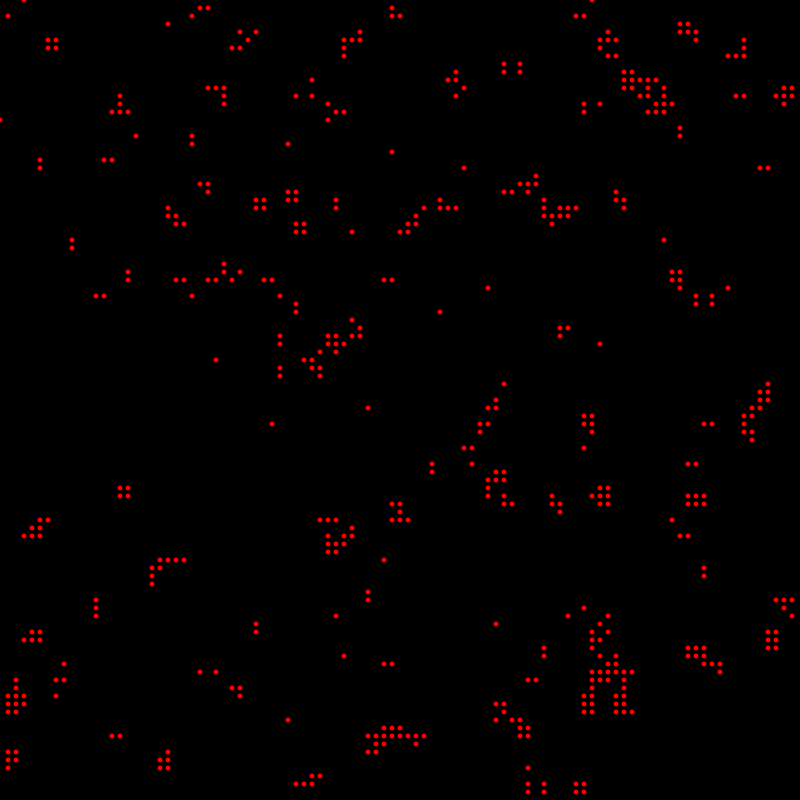
Frame 1 (no input)
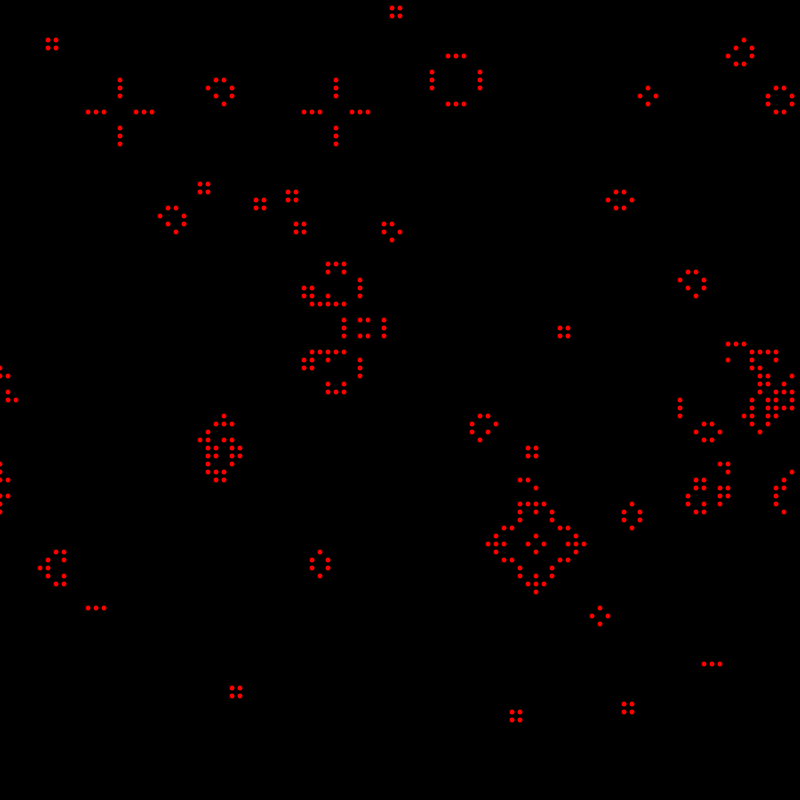
Frame 60 (the mouse pressed at the canvas centre just before this capture)
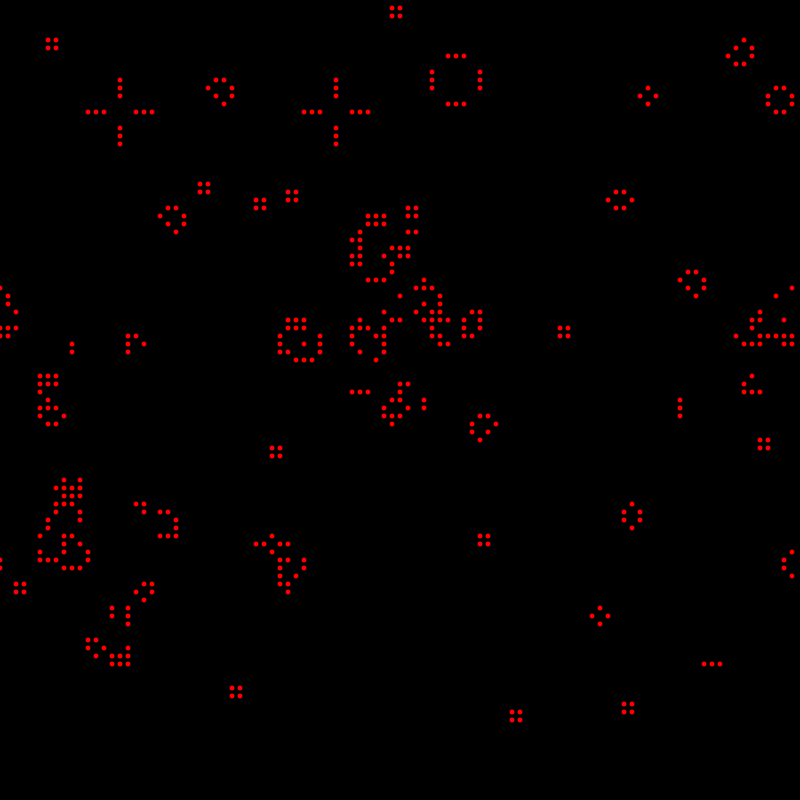
Frame 120 (the mouse held since frame 60 and released just before this capture)

The Processing sketch that drew these frames (run headless with seeded random() and noise(); from frame 60 on, the mouse is pressed at the canvas centre):

// Processing sketch: A_conway_luke
// ── A_conway_luke.pde
// CONWAY'S GAME OF LIFE
// http://en.wikipedia.org/wiki/Conway's_Game_of_Life
//
// this processing sketch implements John Conway's Game of Life simulation
// as an image-processing system... it looks at pixels in a processing PImage
// and treats them as cells in a version of Conway's simulation.
//
// your tasks:
// (1) make this thing look more interesting... 
// hint: you don't have to display the image directly to the screen.
// another hint: the double for() loop can be used to draw other things (shapes, text, etc.)
// as a proxy for the pixels in the simulation.
// (2) the RULES in the draw() loop determine how the simulation decides to keep a pixel
// alive or generate a new one from a dead pixel.  this rule set is sometimes referred to as
// B3/S23 (a pixel is "Born" with 3 neighbors and "Stays Alive" with 2 or 3 neighbors.
// tweak these rules and see if you can find other interesting (or self-sustaining) systems.
//


PImage c[] = new PImage[2]; // input image

int[] livemask = {0, 0, 1, 1, 0, 0, 0, 0, 0};
int[] deathmask = {0, 0, 0, 1, 0, 0, 0, 0, 0};

int w, h; // width and height

int i, j; // counter variables

int center; // is the pixel alive or dead?
int sum; // how many neighbors are alive?

int which = 0; // which image are we working on

// 9 pixels for the neighborhood (p4 is center):
//  p0  p1  p2
//  p3 *p4* p5
//  p6  p7  p8
color p0, p1, p2, p3, p4, p5, p6, p7, p8; 

void setup()
{
  size(800, 800); // make the screen square
  rectMode(CENTER);
  noStroke();
  fill(255, 0, 0);

  // create two blank images to work with for the game
  c[0] = createImage(width/8, height/8, RGB);
  c[1] = createImage(width/8, height/8, RGB);
  w = c[0].width; // width
  h = c[0].height; // height

    // fill our first image with random stuff:
  fillRandom();
}

void draw()
{
  background(0);

  c[which].loadPixels(); // load up the pixels array for input

  // step 1 - add pixels where mouse is
  if (mousePressed)
  {
    int mx = constrain(int(mouseX*(w/float(width))), 0, width-1);
    int my = constrain(int(mouseY*(h/float(height))), 0, height-1);
    c[which].pixels[my*w + mx] = color(255, 255, 255);
  }

  // step 2 - get the values for the "neighborhood" around each pixel
  for (i=0; i<h; i++) // these pixels are the rows
  {
    for (j=0; j<w; j++) // thise pixels are the columns
    {

      // top row
      p0 = c[which].pixels[((i-1+h)%h)*w + (j-1+w)%w]; // left pixel
      p1 = c[which].pixels[((i-1+h)%h)*w + j]; // center pixel
      p2 = c[which].pixels[((i-1+h)%h)*w + (j+1+w)%w]; // left pixel

      // center row
      p3 = c[which].pixels[i*w + (j-1+w)%w]; // left pixel
      p4 = c[which].pixels[i*w + j]; // center pixel
      p5 = c[which].pixels[i*w + (j+1+w)%w]; // left pixel

      // bottom row
      p6 = c[which].pixels[((i+1+h)%h)*w + (j-1+w)%w]; // left pixel
      p7 = c[which].pixels[((i+1+h)%h)*w + j]; // center pixel
      p8 = c[which].pixels[((i+1+h)%h)*w + (j+1+w)%w]; // left pixel

      // compute the sum: use the green channel for simplicity
      sum = 0; // start blank
      sum+= int(green(p0)>128.) + int(green(p1)>128.) + int(green(p2)>128.); // top neighbors
      sum+= int(green(p3)>128.) + int(green(p5)>128.); // left and right neighbors
      sum+= int(green(p6)>128.) + int(green(p7)>128.) + int(green(p8)>128.); // bottom neighbors

      center = int(green(p4)>128.); // is the center pixel alive?

      //
      // RULES: PLAY WITH THESE
      //
      if (center==1 && livemask[sum]==1) // alive... stay alive
      {
        c[1-which].pixels[i*w + j] = color(255, 255, 255);
        ellipse(i*(width/w),j*(height/h), 5, 5);
      } 
      else if (center==0 && deathmask[sum]==1) // dead... become alive
      {
        c[1-which].pixels[i*w + j] = color(255, 255, 255);
        ellipse(i*(width/w),j*(height/h), 5, 5);
      } else // die (or stay dead)
      {   
        c[1-which].pixels[i*w + j] = color(0, 0, 0);
      }
    }
  }

  c[1-which].updatePixels(); // restore the pixels array

  //image(c[1-which], 0, 0, width, height); // draw to screen

  which = 1-which; // swap image buffer
}

void keyPressed()
{
  fillRandom(); // add random noise to image when you press any key
}

void fillRandom()
{
  // fill our current image with random stuff
  c[which].loadPixels();
  for (i=0; i<c[which].pixels.length; i++)
  {
    float rand = random(1000);
    if (rand>900) // 10% alive
    {
      c[which].pixels[i] = color(255, 255, 255);
    }
  }
  c[which].updatePixels();
}
